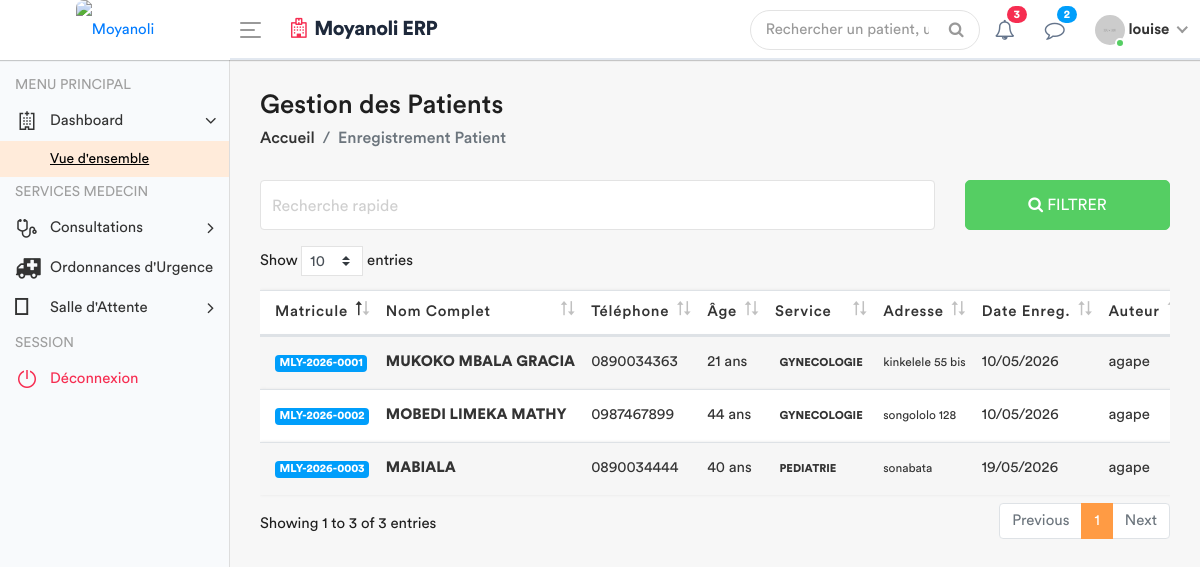
/patients/enregistrement/ (signed in), run on an earlier commit of the app's database.
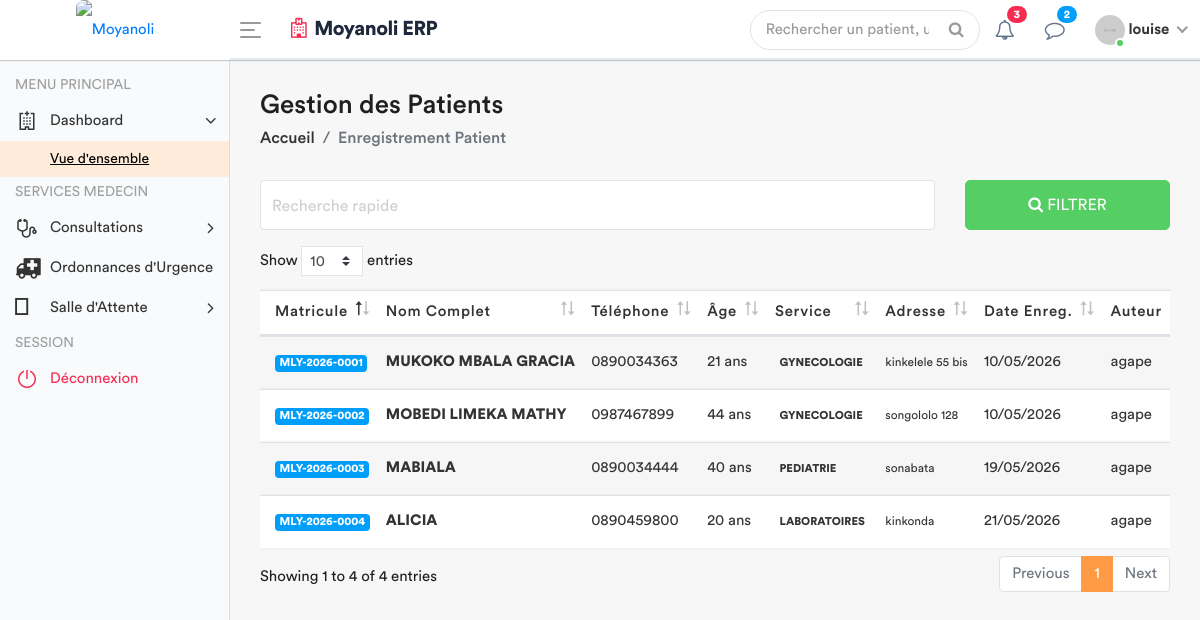
And on a later commit of the database.
### apps/models.py (models this page shows, shortened)
class Patient(models.Model):
    code_patient = models.CharField(max_length=20, unique=True, editable=False)
    noms = models.CharField(max_length=100)
    service = models.ForeignKey(
        Service,
        on_delete=models.PROTECT, # On empêche de supprimer un service s'il a des patients
        related_name='patients',
        null=True # Utile si tu as déjà des patients en base sans service
    )
    sexe = models.CharField(max_length=1, choices=[('M', 'Masculin'), ('F', 'Féminin')])
    age = models.CharField(max_length=30)
    adresse = models.TextField()
    telephone = models.CharField(max_length=20)
    fiche_payee = models.BooleanField(default=False)
    created_by = models.ForeignKey(User, on_delete=models.SET_NULL, null=True, related_name='patients_crees')
    date_creation = models.DateTimeField(auto_now_add=True)
    date_modification = models.DateTimeField(auto_now=True)

class Service(models.Model):
    nom = models.CharField(max_length=100, unique=True)
    description = models.TextField(blank=True, null=True)
    date_creation = models.DateTimeField(default=timezone.now)
    def __str__(self):
        return self.nom
    class Meta:
        verbose_name = "Service"
        verbose_name_plural = "Services"

### apps/views.py (the view)
# urls.py: path('patients/enregistrement/', views.enregistrement_patient, name='enregistrement_patient'),
@login_required
def enregistrement_patient(request):
    patients = Patient.objects.all().order_by('-date_creation')
    if request.method == 'POST':
        form = PatientForm(request.POST)
        if form.is_valid():
            patient = form.save(commit=False)
            patient.created_by = request.user
            patient.save()
            messages.success(request, f"Patient {patient.noms} enregistré avec succès. Matricule : {patient.code_patient}")
            return redirect('enregistrement_patient')
        else:
            messages.error(request, "Erreur lors de l'enregistrement. Vérifiez les informations.")
    else:
        form = PatientForm()
    role = Fonction.objects.filter(userKey = request.user).first()
    fonctionKey = role.fonctionKey.roleName if role else None
    context = {
        'patients': patients,
        'form': form,
        'segment': 'enregistrement_patient',
        'fonctionKey' : fonctionKey
    }
    return render(request, 'back-end/patient/enregistrement_patient.html', context)

### apps/forms.py (shortened to what this page needs)
class PatientForm(forms.ModelForm):
    class Meta:
        model = Patient
        fields = ['noms', 'sexe', 'age', 'adresse', 'telephone', 'service']
        widgets = {
            'noms': forms.TextInput(attrs={
                'class': 'form-control',
                'placeholder': 'Nom, Post-nom et Prénom'
            }),
            'sexe': forms.Select(attrs={
                'class': 'form-control custom-select'
            }),
            'age': forms.TextInput(attrs={
                'class': 'form-control',
                'placeholder': 'Ex: 25 ans ou 6 mois'
            }),
            'telephone': forms.TextInput(attrs={
                'class': 'form-control',
                'placeholder': 'Ex: +243...'
            }),
            'adresse': forms.Textarea(attrs={
                'class': 'form-control',
                'rows': 3,
                'placeholder': 'Adresse complète du patient'
            }),
            'service': forms.Select(attrs={
                'class': 'form-control custom-select'
            }),
        }

### apps/templates/back-end/patient/enregistrement_patient.html (shortened to what this page needs)
<!DOCTYPE html>
{% load static %}
<html lang="fr">
    <head>
        {% include 'back-end/includes/css.html' %}
    </head>
    <body>
        <div class="main-wrapper">
            {% include 'back-end/includes/header.html' %}
            {% include 'back-end/includes/sidebar.html' %}
            <div class="page-wrapper">
                <div class="content container-fluid">
                    <div class="page-header">
                        <div class="row align-items-center">
                            <div class="col">
                                <h3 class="page-title">Gestion des Patients</h3>
                                <ul class="breadcrumb">
                                    <li class="breadcrumb-item"><a href="#">Accueil</a></li>
                                    <li class="breadcrumb-item active">Enregistrement Patient</li>
                                </ul>
                            </div>
                        </div>
                    </div>
                    <div class="row filter-row">
                        <div class="col-sm-6 col-md-9">
                            <div class="form-group form-focus">
                                <input type="text" class="form-control floating" id="myInput" placeholder="Rechercher par nom, matricule, téléphone...">
                                <label class="focus-label">Recherche rapide</label>
                            </div>
                        </div>
                        <div class="col-sm-6 col-md-3">
                            <a href="#" class="btn btn-success btn-block"> <i class="fa fa-search"></i> Filtrer </a>
                        </div>
                    </div>
                    <div class="row">
                        <div class="col-md-12">
                            <div class="table-responsive">
                                <table class="table table-striped custom-table mb-0 datatable" id="myTable">
                                    <thead>
                                        <tr>
                                            <th>Matricule</th>
                                            <th>Nom Complet</th>
                                            <th>Téléphone</th>
                                            <th>Âge</th>
                                            <th>Service</th>
                                            <th>Adresse</th>
                                            <th>Date Enreg.</th>
                                            <th>Auteur</th>
                                        </tr>
                                    </thead>
                                    <tbody>
                                        {% for patient in patients %}
                                        <tr>
                                            <td><span class="badge badge-info">{{ patient.code_patient }}</span></td>
                                            <td><strong>{{ patient.noms }}</strong></td>
                                            <td>{{ patient.telephone }}</td>
                                            <td>{{ patient.age }} ans</td>
                                            <td>
                                                <span class="badge badge-light-primary text-uppercase">
                                                    {{ patient.service }}
                                                </span>
                                            </td>
                                            <td><small>{{ patient.adresse|truncatechars:25 }}</small></td>
                                            <td>{{ patient.date_creation|date:"d/m/Y" }}</td>
                                            <td>{{ patient.created_by.username }}</td>
                                        </tr>
                                        {% empty %}
                                        <tr>
                                            <td colspan="9" class="text-center">Aucun patient trouvé dans la base de données.</td>
                                        </tr>
                                        {% endfor %}
                                    </tbody>
                                </table>
                            </div>
                        </div>
                    </div>
                </div>
            </div>
        </div>
    </body>
</html>

### apps/templates/back-end/includes/css.html (shortened to what this page needs)
{% load static %}
        <link rel="stylesheet" href="{% static 'back-end/assets/css/bootstrap.min.css'%}">
        <link rel="stylesheet" href="{% static 'back-end/assets/css/font-awesome.min.css'%}">
        <link rel="stylesheet" href="{% static 'back-end/assets/css/line-awesome.min.css'%}">
		<link rel="stylesheet" href="{% static 'back-end/assets/plugins/morris/morris.css'%}">
        <link rel="stylesheet" href="{% static 'back-end/assets/css/style.css'%}">
		<link rel="stylesheet" href="{% static 'back-end/assets/css/dataTables.bootstrap4.min.css'%}">
		<link rel="stylesheet" href="{% static 'back-end/assets/css/select2.min.css'%}">
		<link rel="stylesheet" href="{% static 'back-end/assets/css/bootstrap-datetimepicker.min.css'%}">

### apps/templates/back-end/includes/header.html (shortened to what this page needs)
{% load static %}
<div class="header" style="background: #ffffff; border-bottom: 2px solid #e2e8f0;">
    <div class="header-left" style="background: #ffffff;">
        <a href="{% url 'home' %}" class="logo">
            <img src="{% static 'front-end/assets/dr/logo.jpeg' %}" width="45" height="45" alt="Moyanoli" style="border-radius: 8px;">
        </a>
    </div>
    <a id="toggle_btn" href="javascript:void(0);" style="color: #007bff;">
        <span class="bar-icon">
            <span></span>
            <span></span>
            <span></span>
        </span>
    </a>
    <div class="page-title-box">
        <h3 style="color: #1e293b; font-weight: 700; letter-spacing: -0.5px;">
            <i class="fa fa-hospital-o text-danger mr-2"></i>Moyanoli ERP
        </h3>
    </div>
    <ul class="nav user-menu">
        <li class="nav-item">
            <div class="top-nav-search">
                <form action="#">
                    <input class="form-control" type="text" placeholder="Rechercher un patient, un dossier...">
                    <button class="btn" type="submit"><i class="fa fa-search"></i></button>
                </form>
            </div>
        </li>
        <li class="nav-item dropdown">
            <a href="#" class="dropdown-toggle nav-link" data-toggle="dropdown">
                <i class="fa fa-bell-o" style="color: #64748b;"></i> <span class="badge badge-pill bg-danger">3</span>
            </a>
        </li>
        <li class="nav-item dropdown">
            <a href="#" class="dropdown-toggle nav-link" data-toggle="dropdown">
                <i class="fa fa-comment-o" style="color: #64748b;"></i> <span class="badge badge-pill bg-info">2</span>
            </a>
        </li>
        <li class="nav-item dropdown has-arrow main-drop">
            <a href="#" class="dropdown-toggle nav-link" data-toggle="dropdown">
                <span class="user-img">
                    <img src="{% static 'back-end/assets/img/profiles/avatar-21.jpg' %}" alt="">
                    <span class="status online"></span>
                </span>
                <span style="font-weight: 600;">{{ user.username }}</span>
            </a>
        </li>
    </ul>
</div>

### apps/templates/back-end/includes/sidebar.html (shortened to what this page needs)
<div class="sidebar" id="sidebar" style="background-color: #f8fafc;">
    <div class="sidebar-inner slimscroll">
        <div id="sidebar-menu" class="sidebar-menu">
            <ul>
                <li class="menu-title">
                    <span>MENU PRINCIPAL</span>
                </li>
                <li class="submenu">
                    <a href="#"><i class="la la-hospital"></i> <span> Dashboard</span> <span class="menu-arrow"></span></a>
                    <ul style="display: none;">
                        <li><a class="active" href="{% url 'dashboard' %}">Vue d'ensemble</a></li>
                    </ul>
                </li>
                {% if fonctionKey == 'admin' %}
                    <li class="menu-title"> <span>ADMINISTRATION</span> </li>
                    <li class="submenu">
                        <a href="#"><i class="la la-user-md"></i> <span> Personnel Médical</span> <span class="menu-arrow"></span></a>
                        <ul style="display: none;">
                            <li><a href="{% url 'employeAdd' %}">Inscrire un utilisateur</a></li>
                            <li><a href="{% url 'employeRead' %}">Liste du Personnel</a></li>
                            <li><a href="{% url 'liste_employe_poste' %}">Profil Utilisateur</a></li>
                        </ul>
                    </li>
                    <li class="submenu">
                        <a href="#"><i class="la la-cog"></i> <span> Configuration </span> <span class="menu-arrow"></span></a>
                        <ul style="display: none;">
                            <li><a href="{% url 'gestion_prestations' %}">Prestations</a></li>
                            <li><a href="{% url 'modifier_taux' %}">Taux de change</a></li>
                            <li><a href="{% url 'gestion_services' %}">Services</a></li>
                        </ul>
                    </li>
                    <li class="submenu">
                        <a href="#"><i class="la la-user-injured"></i> <span> Patients </span> <span class="menu-arrow"></span></a>
                        <ul style="display: none;">
                            <li><a href="{% url 'enregistrement_patient' %}">Tous les patients</a></li>
                        </ul>
                    </li>
                    <li class="{% if request.resolver_match.url_name == 'dashboard_finance' %}active{% endif %}">
                        <a href="{% url 'dashboard_finance' %}">
                            <i class="fa fa-wallet"></i>
                            <span>Journal de Caisse</span>
                        </a>
                    </li>
                    <li class="submenu {% if request.resolver_match.url_name == 'dashboard_finance_depense' or request.resolver_match.url_name == 'creer_depense' %}active{% endif %}">
                        <a href="#"><i class="la la-wallet"></i> <span> Gestion Financière </span> <span class="menu-arrow"></span></a>
                        <ul style="{% if request.resolver_match.url_name == 'dashboard_finance_depense' or request.resolver_match.url_name == 'creer_depense' %}display: block;{% else %}display: none;{% endif %}">
                            <li>
                                <a class="{% if request.resolver_match.url_name == 'dashboard_finance_depense' %}active{% endif %}" href="{% url 'dashboard_finance_depense' %}">
                                    <i class="la la-list"></i> Journal de Caisse
                                </a>
                            </li>
                            <li>
                                <a class="{% if request.resolver_match.url_name == 'creer_depense' %}active{% endif %}" href="{% url 'creer_depense' %}">
                                    <i class="la la-money-bill-wave"></i> Saisir une Dépense
                                </a>
                            </li>
                        </ul>
                    </li>
                {% elif fonctionKey == 'medecin' %}
                    <li class="menu-title"> <span>SERVICES MEDECIN</span> </li>
                    <li class="submenu">
                        <a href="#"><i class="la la-stethoscope"></i> <span> Consultations </span> <span class="menu-arrow"></span></a>
                    </li>
                    <li>
                        <a href="{% url 'liste_ordonnances_urgence' %}">
                            <i class="fa fa-ambulance"></i>
                            <span>Ordonnances d'Urgence</span>
                        </a>
                    </li>
                    <li class="{% if request.resolver_match.url_name == 'liste_attente_medecin' %}active{% endif %}">
                        <a href="{% url 'liste_attente_medecin' %}">
                            <i class="fas fa-stethoscope"></i>
                            <span>Salle d'Attente</span>
                            <span class="menu-arrow"></span>
                        </a>
                    </li>
                {% endif %}
                <li class="menu-title"> <span>SESSION</span> </li>
                <li>
                    <a href="{% url 'deco' %}" class="text-danger"><i class="la la-power-off"></i> <span>Déconnexion</span></a>
                </li>
            </ul>
        </div>
    </div>
</div>

### apps/templates/back-end/includes/js.html (shortened to what this page needs)
{% load static %}

What changed in the data, as far as the page shows it:
added Patient: code_patient "MLY-2026-0004", noms "ALICIA", telephone "0890459800", age "20", service "LABORATOIRES", adresse "kinkonda", date_creation "21/05/2026", created_by.username "agape"
Also different on the page:
text written by a page script: "Show entries Showing 1 to 3 of 3 entries Previous 1 Next" → "Show entries Showing 1 to 4 of 4 entries Previous 1 Next"
